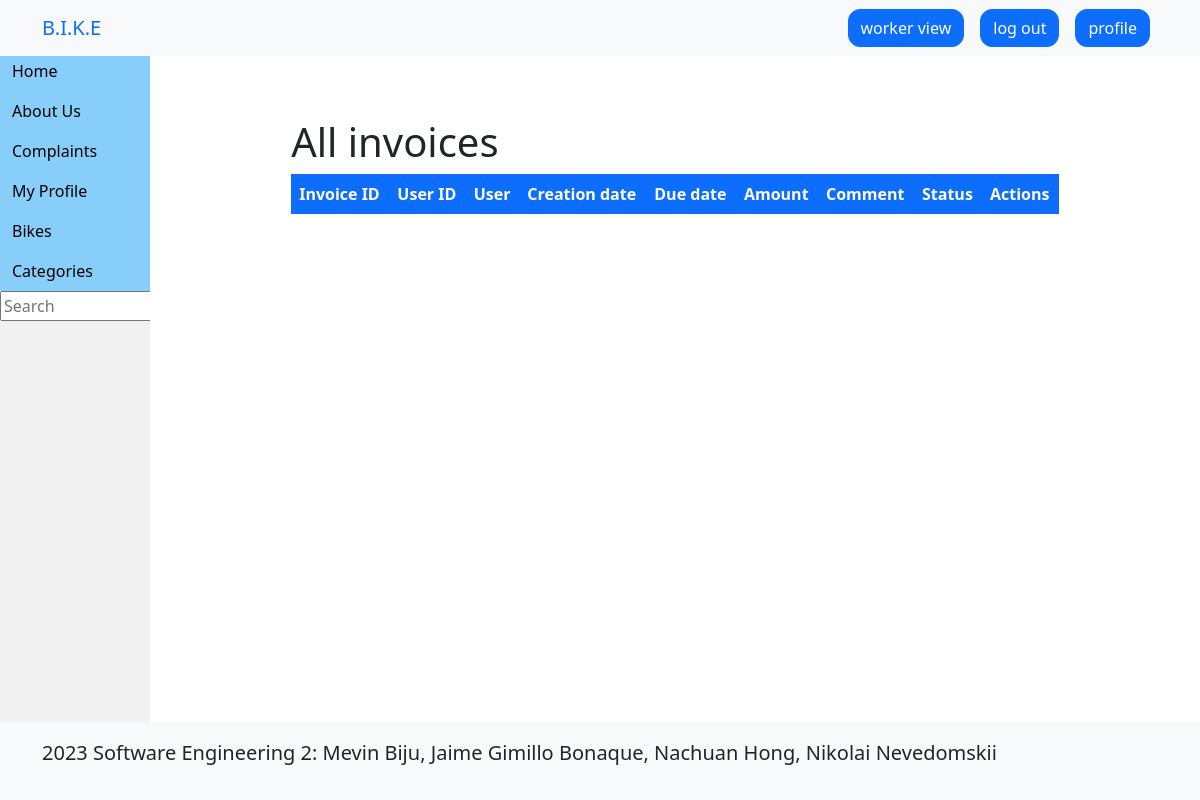
/worker/invoice_management (signed in), run on an earlier commit of the app's database.
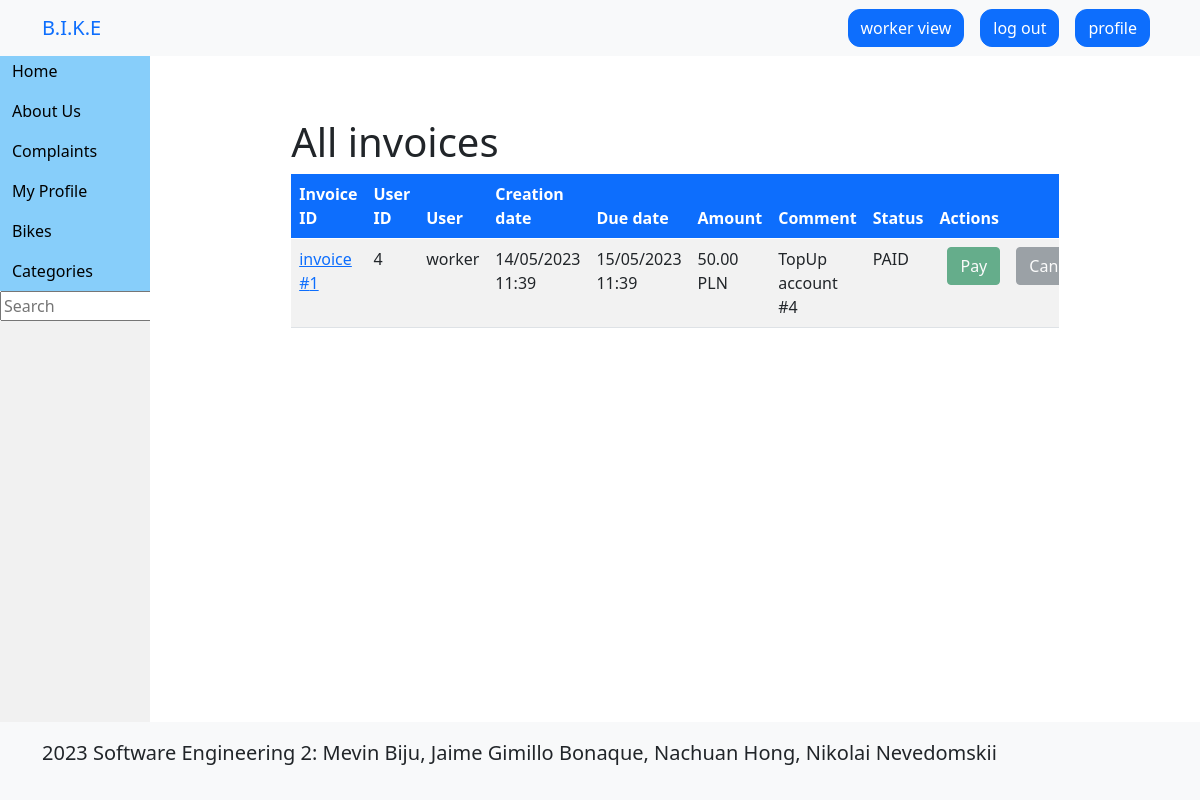
And on a later commit of the database.
### bike/models.py (models this page shows, shortened)
class Invoice(models.Model):
    user = models.ForeignKey(User, related_name='user', on_delete=models.CASCADE)
    created_on = models.DateTimeField('created on', default=now)
    paid_on = models.DateTimeField('paid on', null=True, blank=True)
    due_date = models.DateTimeField('due date', default=invoice_due_to)
    amount = models.DecimalField(max_digits=6, decimal_places=2, default=50, validators=[validate_positive_number])
    status = models.CharField(
        _('status'), default=InvoiceStatus.UNPAID.name, choices=InvoiceStatus.choices(), max_length=32
    )
    paid_via = models.TextField(default='Stripe')
    comment = models.TextField(null=True, blank=True)

class User(AbstractUser):
    email = models.EmailField(_('email address'), unique=True)
    credit = models.DecimalField(max_digits=8, decimal_places=2, default=0)
    def is_worker(self):
        return self.groups.filter(name='worker').exists()

### bike/views.py (the view)
# urls.py: path('worker/invoice_management', views.invoice_management_request, name='invoice_management'),
def invoice_management_request(request):
    if request.user.is_worker():
        invoices = Invoice.objects.all()
        return render(request, 'worker/invoice_management.html', {'invoices': invoices})
    return redirect('home')

### templates/worker/invoice_management.html (shortened to what this page needs)
{% extends 'base.html' %}
{% block content %}
<div class="container mt-5">
    <div class="row justify-content-center">
        <div class="col-md-10">
            <h1>All invoices</h1>
            <div class="table-responsive">
                <table class="table table-striped table-hover">
                    <thead class="bg-primary text-white">
                        <tr>
                            <th>Invoice ID</th>
                            <th>User ID</th>
                            <th>User</th>
                            <th>Creation date</th>
                            <th>Due date</th>
                            <th>Amount</th>
                            <th>Comment</th>
                            <th>Status</th>
                            <th>Actions</th>
                        </tr>
                    </thead>
                    <tbody>
                    {% for invoice in invoices %}
                        <tr>
                            <td><a href={% url 'invoice' invoice.id %}>invoice #{{ invoice.id }}</a></td>
                            <td>{{ invoice.user.id }}</td>
                            <td>{{ invoice.user }}</td>
                            <td>{{ invoice.created_on|date:"d/m/Y H:i" }}</td>
                            <td>{{ invoice.due_date|date:"d/m/Y H:i" }}</td>
                            <td>{{ invoice.amount }} PLN</td>
                            <td>{{ invoice.comment }}</td>
                            <td>{{ invoice.status }}</td>
                            <td>
                                <div class="btn-group" role="group" aria-label="Invoice Actions">
                                    <a href="{% url 'worker_pay_invoice' invoice.id %}"
                                        class="btn btn-success {% if invoice.status == 'CANCELED' or invoice.status == 'PAID' or invoice.status == 'EXPIRED' %}disabled{% endif %} mx-2 rounded"
                                        onclick="return confirm('Are you sure you want to pay this invoice?')">
                                        Pay</a>
                                    <a href="{% url 'cancel_invoice' invoice.id %}"
                                        class="btn btn-secondary {% if invoice.status == 'CANCELED' or invoice.status == 'PAID' or invoice.status == 'EXPIRED' %}disabled{% endif %} mx-2 rounded"
                                        onclick="return confirm('Are you sure you want to cancel this invoice?')">
                                        Cancel</a>
                                </div>
                            </td>
                        </tr>
                    {% endfor %}
                    </tbody>
                </table>
            </div>
        </div>
    </div>
</div>
{% endblock %}

What changed in the data, as far as the page shows it:
added Invoice: id "1", user.id "4", user "worker", created_on "14/05/2023 11:39", due_date "15/05/2023 11:39", amount "50.00", comment "TopUp account #4", status "PAID"
